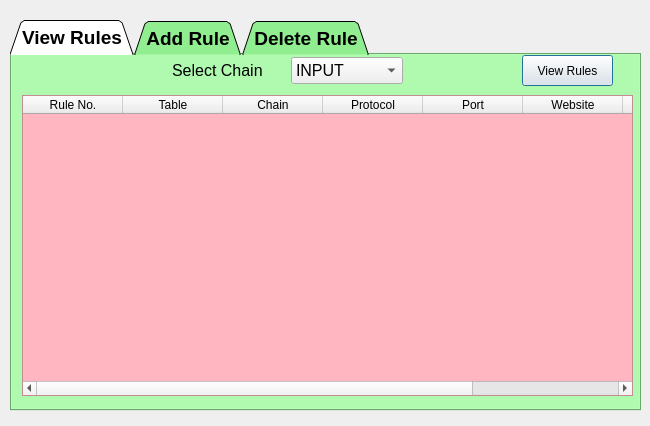
<?xml version="1.0" encoding="UTF-8"?>
<ui version="4.0">
 <class>Dialog</class>
 <widget class="QDialog" name="Dialog">
  <property name="geometry">
   <rect>
    <x>0</x>
    <y>0</y>
    <width>650</width>
    <height>426</height>
   </rect>
  </property>
  <property name="windowTitle">
   <string>Dialog</string>
  </property>
  <widget class="QTabWidget" name="tabWidget_rules">
   <property name="geometry">
    <rect>
     <x>10</x>
     <y>20</y>
     <width>631</width>
     <height>391</height>
    </rect>
   </property>
   <property name="sizePolicy">
    <sizepolicy hsizetype="Expanding" vsizetype="Expanding">
     <horstretch>0</horstretch>
     <verstretch>20</verstretch>
    </sizepolicy>
   </property>
   <property name="font">
    <font>
     <pointsize>14</pointsize>
     <bold>true</bold>
    </font>
   </property>
   <property name="styleSheet">
    <string notr="true">QTabWidget{
	background-color:rgb(144, 238, 144)
}</string>
   </property>
   <property name="tabPosition">
    <enum>QTabWidget::North</enum>
   </property>
   <property name="tabShape">
    <enum>QTabWidget::Triangular</enum>
   </property>
   <property name="currentIndex">
    <number>0</number>
   </property>
   <widget class="QWidget" name="tab_view_rules">
    <attribute name="title">
     <string>View Rules</string>
    </attribute>
    <widget class="QTableWidget" name="tableWidget_view_rules">
     <property name="geometry">
      <rect>
       <x>10</x>
       <y>40</y>
       <width>611</width>
       <height>301</height>
      </rect>
     </property>
     <property name="font">
      <font>
       <pointsize>12</pointsize>
       <bold>false</bold>
      </font>
     </property>
     <property name="cursor" stdset="0">
      <cursorShape>PointingHandCursor</cursorShape>
     </property>
     <property name="styleSheet">
      <string notr="true">QTableWidget{
	background-color:rgb(255, 182, 193)

}</string>
     </property>
     <column>
      <property name="text">
       <string>Rule No.</string>
      </property>
     </column>
     <column>
      <property name="text">
       <string>Table</string>
      </property>
     </column>
     <column>
      <property name="text">
       <string>Chain</string>
      </property>
     </column>
     <column>
      <property name="text">
       <string>Protocol</string>
      </property>
     </column>
     <column>
      <property name="text">
       <string>Port</string>
      </property>
     </column>
     <column>
      <property name="text">
       <string>Website</string>
      </property>
     </column>
     <column>
      <property name="text">
       <string>IP Adress</string>
      </property>
     </column>
     <column>
      <property name="text">
       <string>Action</string>
      </property>
     </column>
    </widget>
    <widget class="QWidget" name="layoutWidget">
     <property name="geometry">
      <rect>
       <x>160</x>
       <y>0</y>
       <width>231</width>
       <height>31</height>
      </rect>
     </property>
     <layout class="QHBoxLayout" name="horizontalLayout_8">
      <item>
       <widget class="QLabel" name="label_select_chain_view_rule">
        <property name="font">
         <font>
          <pointsize>12</pointsize>
         </font>
        </property>
        <property name="text">
         <string>Select Chain</string>
        </property>
       </widget>
      </item>
      <item>
       <widget class="QComboBox" name="comboBox_view_rule_chain">
        <property name="font">
         <font>
          <pointsize>12</pointsize>
         </font>
        </property>
        <item>
         <property name="text">
          <string>INPUT</string>
         </property>
        </item>
        <item>
         <property name="text">
          <string>OUTPUT</string>
         </property>
        </item>
        <item>
         <property name="text">
          <string>FORWARD</string>
         </property>
        </item>
       </widget>
      </item>
     </layout>
    </widget>
    <widget class="QPushButton" name="pushButton">
     <property name="geometry">
      <rect>
       <x>510</x>
       <y>0</y>
       <width>91</width>
       <height>31</height>
      </rect>
     </property>
     <property name="text">
      <string>View Rules</string>
     </property>
    </widget>
   </widget>
   <widget class="QWidget" name="tab_add_rule">
    <attribute name="title">
     <string>Add Rule</string>
    </attribute>
    <widget class="QWidget" name="layoutWidget">
     <property name="geometry">
      <rect>
       <x>290</x>
       <y>20</y>
       <width>320</width>
       <height>34</height>
      </rect>
     </property>
     <layout class="QHBoxLayout" name="horizontalLayout">
      <item>
       <widget class="QLabel" name="label_3">
        <property name="text">
         <string>Ip Address</string>
        </property>
       </widget>
      </item>
      <item>
       <widget class="QLineEdit" name="lineEdit_ipaddress">
        <property name="placeholderText">
         <string>Enter ip address</string>
        </property>
       </widget>
      </item>
     </layout>
    </widget>
    <widget class="QWidget" name="layoutWidget">
     <property name="geometry">
      <rect>
       <x>290</x>
       <y>80</y>
       <width>171</width>
       <height>34</height>
      </rect>
     </property>
     <layout class="QHBoxLayout" name="horizontalLayout_2">
      <item>
       <widget class="QLabel" name="label_4">
        <property name="text">
         <string>Port #</string>
        </property>
       </widget>
      </item>
      <item>
       <widget class="QLineEdit" name="lineEdit_port">
        <property name="placeholderText">
         <string>Enter Port Number</string>
        </property>
       </widget>
      </item>
     </layout>
    </widget>
    <widget class="QWidget" name="layoutWidget">
     <property name="geometry">
      <rect>
       <x>290</x>
       <y>130</y>
       <width>231</width>
       <height>34</height>
      </rect>
     </property>
     <layout class="QHBoxLayout" name="horizontalLayout_3">
      <item>
       <widget class="QLabel" name="label_6">
        <property name="text">
         <string>Action</string>
        </property>
       </widget>
      </item>
      <item>
       <widget class="QComboBox" name="comboBox_action_type">
        <item>
         <property name="text">
          <string>ACCEPT</string>
         </property>
        </item>
        <item>
         <property name="text">
          <string>DROP</string>
         </property>
        </item>
       </widget>
      </item>
     </layout>
    </widget>
    <widget class="QWidget" name="layoutWidget">
     <property name="geometry">
      <rect>
       <x>10</x>
       <y>190</y>
       <width>591</width>
       <height>151</height>
      </rect>
     </property>
     <layout class="QVBoxLayout" name="verticalLayout_4">
      <item>
       <layout class="QVBoxLayout" name="verticalLayout_3">
        <item>
         <layout class="QHBoxLayout" name="horizontalLayout_4">
          <item>
           <widget class="QLabel" name="label_7">
            <property name="text">
             <string>Website Adress</string>
            </property>
           </widget>
          </item>
          <item>
           <widget class="QLineEdit" name="lineEdit_webAddress">
            <property name="font">
             <font>
              <pointsize>12</pointsize>
              <bold>true</bold>
             </font>
            </property>
            <property name="placeholderText">
             <string>Enter website address </string>
            </property>
           </widget>
          </item>
         </layout>
        </item>
        <item>
         <widget class="QPushButton" name="pushButton_add_rule">
          <property name="enabled">
           <bool>true</bool>
          </property>
          <property name="sizePolicy">
           <sizepolicy hsizetype="Preferred" vsizetype="Fixed">
            <horstretch>0</horstretch>
            <verstretch>0</verstretch>
           </sizepolicy>
          </property>
          <property name="maximumSize">
           <size>
            <width>145</width>
            <height>16777215</height>
           </size>
          </property>
          <property name="cursor">
           <cursorShape>PointingHandCursor</cursorShape>
          </property>
          <property name="styleSheet">
           <string notr="true">QPushButton{
	background-color:rgb(218, 218, 218)
	
}</string>
          </property>
          <property name="text">
           <string>Add Rule</string>
          </property>
          <property name="autoDefault">
           <bool>false</bool>
          </property>
          <property name="default">
           <bool>true</bool>
          </property>
         </widget>
        </item>
       </layout>
      </item>
      <item>
       <widget class="QLabel" name="label_add_rule_msg">
        <property name="font">
         <font>
          <pointsize>12</pointsize>
          <bold>true</bold>
         </font>
        </property>
        <property name="text">
         <string>Message:</string>
        </property>
       </widget>
      </item>
     </layout>
    </widget>
    <widget class="QWidget" name="layoutWidget">
     <property name="geometry">
      <rect>
       <x>20</x>
       <y>70</y>
       <width>211</width>
       <height>31</height>
      </rect>
     </property>
     <layout class="QHBoxLayout" name="horizontalLayout_6">
      <item>
       <widget class="QLabel" name="label_2">
        <property name="text">
         <string>Select Chain</string>
        </property>
       </widget>
      </item>
      <item>
       <widget class="QComboBox" name="comboBox_chain">
        <item>
         <property name="text">
          <string>INPUT</string>
         </property>
        </item>
        <item>
         <property name="text">
          <string>OUTPUT</string>
         </property>
        </item>
        <item>
         <property name="text">
          <string>FORWARD</string>
         </property>
        </item>
        <item>
         <property name="text">
          <string>PREROUTE</string>
         </property>
        </item>
        <item>
         <property name="text">
          <string>POSTROUTE</string>
         </property>
        </item>
       </widget>
      </item>
     </layout>
    </widget>
    <widget class="QWidget" name="layoutWidget">
     <property name="geometry">
      <rect>
       <x>20</x>
       <y>13</y>
       <width>211</width>
       <height>31</height>
      </rect>
     </property>
     <layout class="QHBoxLayout" name="horizontalLayout_5">
      <item>
       <widget class="QLabel" name="label">
        <property name="text">
         <string>Select Table</string>
        </property>
       </widget>
      </item>
      <item>
       <widget class="QComboBox" name="comboBox_table">
        <item>
         <property name="text">
          <string>FILTER</string>
         </property>
        </item>
        <item>
         <property name="text">
          <string>NAT</string>
         </property>
        </item>
        <item>
         <property name="text">
          <string>MANGLE</string>
         </property>
        </item>
        <item>
         <property name="text">
          <string>RAW</string>
         </property>
        </item>
       </widget>
      </item>
     </layout>
    </widget>
    <widget class="QWidget" name="layoutWidget">
     <property name="geometry">
      <rect>
       <x>20</x>
       <y>130</y>
       <width>211</width>
       <height>31</height>
      </rect>
     </property>
     <layout class="QHBoxLayout" name="horizontalLayout_7">
      <item>
       <widget class="QLabel" name="label_5">
        <property name="text">
         <string>Traffic Type</string>
        </property>
       </widget>
      </item>
      <item>
       <widget class="QComboBox" name="comboBox_traffic_type">
        <item>
         <property name="text">
          <string>TCP</string>
         </property>
        </item>
        <item>
         <property name="text">
          <string>ICMP</string>
         </property>
        </item>
        <item>
         <property name="text">
          <string>UDP</string>
         </property>
        </item>
       </widget>
      </item>
     </layout>
    </widget>
   </widget>
   <widget class="QWidget" name="tab_delete_rule">
    <attribute name="title">
     <string>Delete Rule</string>
    </attribute>
    <widget class="QLabel" name="label_delete_rule_msg">
     <property name="geometry">
      <rect>
       <x>30</x>
       <y>270</y>
       <width>511</width>
       <height>31</height>
      </rect>
     </property>
     <property name="font">
      <font>
       <pointsize>12</pointsize>
      </font>
     </property>
     <property name="text">
      <string>Message:</string>
     </property>
    </widget>
    <widget class="QWidget" name="layoutWidget">
     <property name="geometry">
      <rect>
       <x>160</x>
       <y>40</y>
       <width>311</width>
       <height>211</height>
      </rect>
     </property>
     <layout class="QVBoxLayout" name="verticalLayout">
      <item>
       <layout class="QHBoxLayout" name="horizontalLayout_9">
        <item>
         <widget class="QLabel" name="label_9">
          <property name="font">
           <font>
            <pointsize>14</pointsize>
           </font>
          </property>
          <property name="text">
           <string>Select Chain</string>
          </property>
         </widget>
        </item>
        <item>
         <widget class="QComboBox" name="comboBox_delete_rule_chain">
          <property name="font">
           <font>
            <pointsize>12</pointsize>
           </font>
          </property>
          <item>
           <property name="text">
            <string>INPUT</string>
           </property>
          </item>
          <item>
           <property name="text">
            <string>OUTPUT</string>
           </property>
          </item>
          <item>
           <property name="text">
            <string>FORWARD</string>
           </property>
          </item>
         </widget>
        </item>
       </layout>
      </item>
      <item>
       <layout class="QHBoxLayout" name="horizontalLayout_10">
        <item>
         <widget class="QLabel" name="label_enter_rule_number">
          <property name="font">
           <font>
            <pointsize>14</pointsize>
           </font>
          </property>
          <property name="text">
           <string>Enter Rule Number</string>
          </property>
         </widget>
        </item>
        <item>
         <widget class="QLineEdit" name="lineEdit_del_rule_no">
          <property name="maximumSize">
           <size>
            <width>80</width>
            <height>40</height>
           </size>
          </property>
          <property name="font">
           <font>
            <pointsize>14</pointsize>
           </font>
          </property>
          <property name="placeholderText">
           <string>47</string>
          </property>
         </widget>
        </item>
       </layout>
      </item>
      <item>
       <widget class="QPushButton" name="pushButton_delete_rule">
        <property name="font">
         <font>
          <pointsize>12</pointsize>
         </font>
        </property>
        <property name="styleSheet">
         <string notr="true">QPushButton{
	background-color:rgb(250,0,0)

}</string>
        </property>
        <property name="text">
         <string>Delete Rule</string>
        </property>
       </widget>
      </item>
     </layout>
    </widget>
   </widget>
  </widget>
 </widget>
 <resources/>
 <connections/>
</ui>
